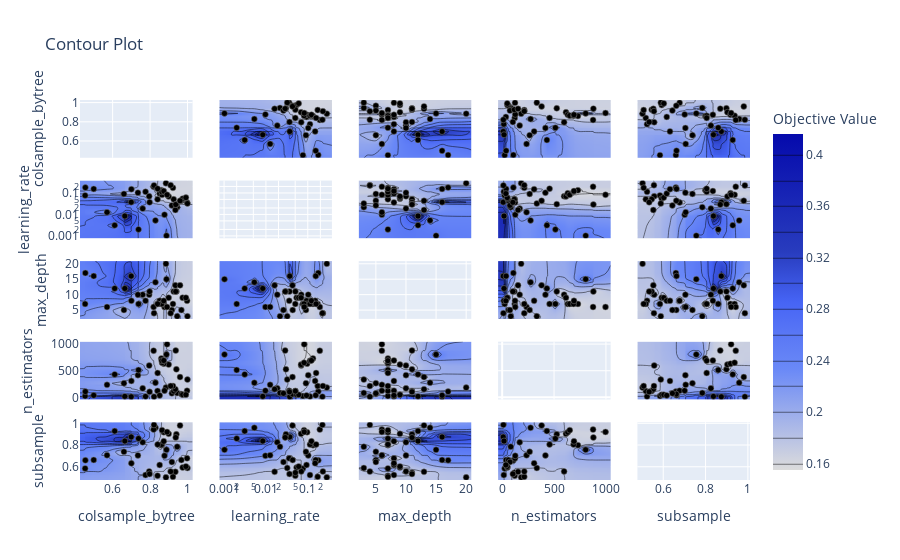

The notebook cell saved with this chart:
### Code cell
f = plot_contour(study)
f.update_layout(height=800)
